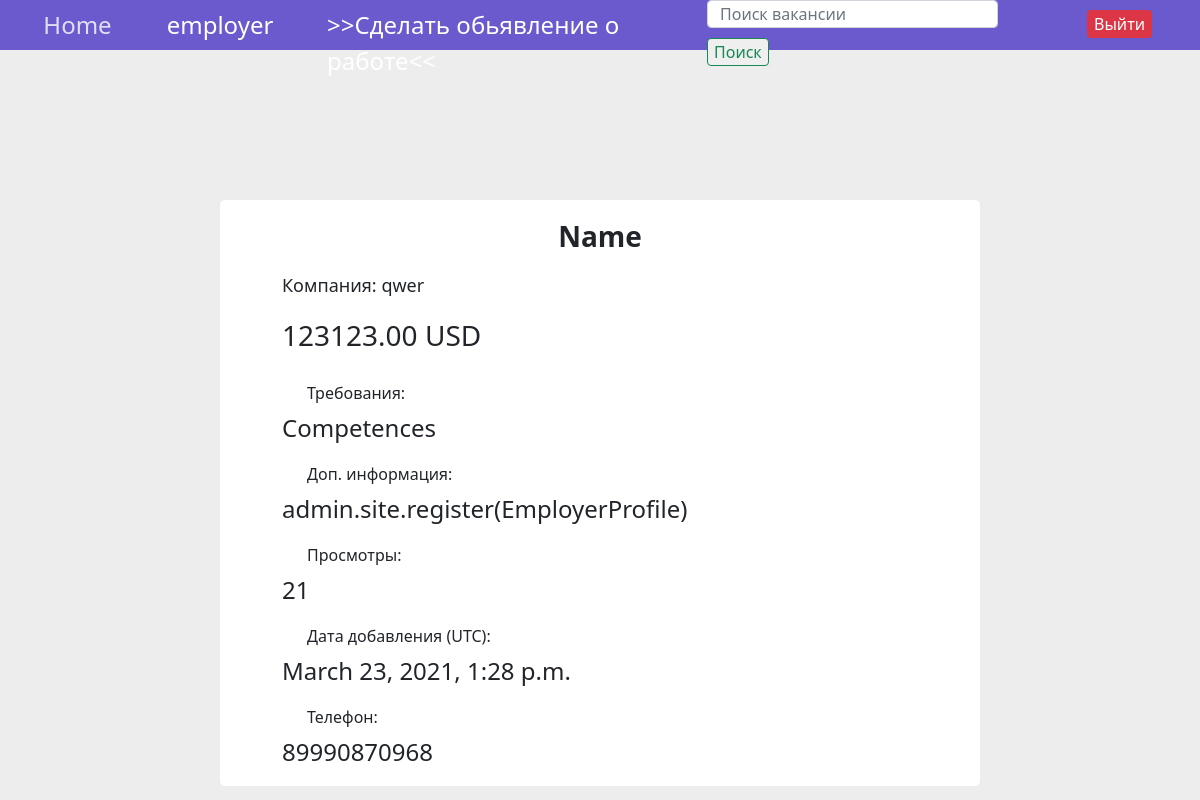
The page /vacancy/2/ (signed in) on the database its author committed.
### workfair/models.py (models this page shows, shortened)
class Vacancy(models.Model):
	name = models.CharField(max_length = 64)
	competences = models.CharField(max_length = 32)
	salary = models.DecimalField(decimal_places = 2, max_digits = 10)
	description = models.TextField(null = True)
	company = models.ForeignKey(EmployerProfile, on_delete = models.CASCADE)
	featured = models.BooleanField(default = False)
	viewsAmount = models.IntegerField(default = 0)
	creationDate = models.DateTimeField(default = timezone.now)
	phoneNumber = models.IntegerField(default = 89990870968)

class EmployerProfile(models.Model):
	name = models.CharField(max_length = 64)
	description = models.TextField()
	username = models.OneToOneField(settings.AUTH_USER_MODEL, on_delete = models.CASCADE)

### workfair/views.py (the view)
# urls.py: path('vacancy/<int:id>/', views.dynamicVacancyView, name = 'vacancy'),
@login_required(login_url = 'login')
def dynamicVacancyView(request, id):
	obj = get_object_or_404(Vacancy, id = id)
	oldDate = obj.creationDate
	obj.viewsAmount += 1
	obj.creationDate = oldDate
	obj.save()
	context = {
		'obj' : obj
	}
	return render(request, "vacancy.html", context)

### workfair/templatetags/auth_extras.py (called while the page is built)
@register.filter(name = 'hasGroup')
def hasGroup(user, groupName):
	return user.groups.filter(name = groupName).exists()

### templates/vacancy.html (shortened to what this page needs)
{% extends 'base.html' %}
{% block content %}
<div class="container">
	<div class="row justify-content-center">
		<div class="col-8 vacancy-bc">
			<p class="p-name"><strong>{{ obj.name }}</strong></p>
			<p class="p-comp">Компания: {{ obj.company.name }}</p>
			<p class="p-price">{{ obj.salary }} USD</p>
			<p class="p-desc">Требования:</p>
			<p class="p-cont">{{ obj.competences }}</p>
			<p class="p-desc">Доп. информация:</p>
			<p class="p-cont">{{ obj.description }}</p>
			<p class="p-desc">Просмотры:</p>
			<p class="p-cont">{{ obj.viewsAmount }}</p>
			<p class="p-desc">Дата добавления (UTC):</p>
			<p class="p-cont">{{ obj.creationDate }}</p>
			<p class="p-desc">Телефон: </p>
			<p class="p-cont">{{ obj.phoneNumber }}</p>
		</div>
	</div>
</div>
{% endblock %}

### templates/base.html (shortened to what this page needs)
{% load auth_extras %}
<html>
<head>
	<link href="https://cdn.jsdelivr.net/npm/bootstrap@5.0.0-beta1/dist/css/bootstrap.min.css" rel="stylesheet">
</head>
<body>
	<div id="header">
		<div class="container">
			<div class="row justify-content-center">
				<div class="col-1 header-bc">
					<div class="profile-name home">
						<a href="{% url 'home' %}"> Home </a>
					</div>
				</div>
				<div class="col-2 header-bc">
					{% if user.is_authenticated %}
					<div class="profile-name">
						<a href="{% url 'profile' %}"> {{ user.username }} </a>
					</div>
					{% endif %}
				</div>
				<div class="col-4 header-bc">
				{% if user.is_authenticated %}
					<div class="profile-name vacancy-header">
						{% if request.user|hasGroup:"Employers" %}
						<a href="{% url 'addvacancy'%}">>>Сделать обьявление о работе<<</a>
						{% else %}
						<a href="{% url 'vacancyList'%}">>>>Смотреть вакансии<<<</a>
						{% endif %}
					</div>
				{% endif %}
				</div>
				{% if user.is_authenticated %}
				<div class="col-4 header-bc">
					<form class="form-inline search-form" action="{% url 'vacancyList' %}">
						<input class="form-control" type="search" placeholder="Поиск вакансии" aria-label="Поиск вакансии" name = "search_navbar">
						<button class="btn-outline-success" type="submit">Поиск</button>
					</form>
				</div>
				{% endif %}
				<div class="col-1 header-bc">
					{% if user.is_authenticated %}
						<form action="{% url 'logout' %}" method="post">
							<button class="logout btn-danger" type="Submit">Выйти</button>
						</form>
					{% else %}
						<form action="{% url 'login'%}">
							<button class="logout btn-success" type="Submit">Войти</button>
						</form>
					{% endif %}
				</div>
			</div>
		</div>
	</div>
{% block content %}{% endblock %}
</body>
</html>

### templates/base.html (style rules this page uses)
#header { height: 50px; background-color: #6A5ACD; }
body { background-color: #ededed; }
.profile-name { text-align: center; font-size: 24px; margin-top: 7px; }
.profile-name a { text-decoration: none; color: white; }
.vacancy-header { text-align: left; }
.home a { color: rgba(255, 255, 255, 0.8); }
.logout { margin-top: 10px; margin-bottom: 15px; border-radius: .25rem; border: 1px solid transparent; }
.search-form input { width: calc(100% - 65px); display: inline; height: 28px; }
.search-form button { margin-top: 10px; margin-bottom: 15px; border-radius: .25rem; border: 1px solid transparent; border-color: #198754; }

### rows shown on the page
Vacancy: name "Name", company.name "qwer", salary "123123.00", competences "Competences", description "admin.site.register(EmployerProfile)", viewsAmount "21", creationDate "March 23, 2021, 1:28 p.m.", phoneNumber "89990870968"

### other values the page prints
{{ user.username }} "employer"
